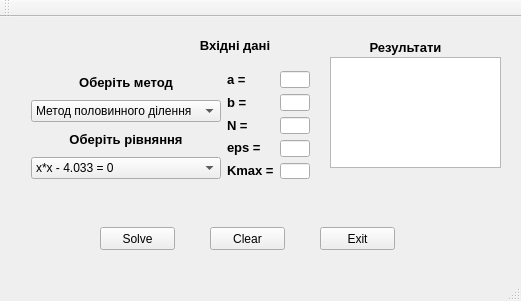
<?xml version="1.0" encoding="UTF-8"?>
<ui version="4.0">
 <class>MainWindow</class>
 <widget class="QMainWindow" name="MainWindow">
  <property name="geometry">
   <rect>
    <x>0</x>
    <y>0</y>
    <width>521</width>
    <height>301</height>
   </rect>
  </property>
  <property name="windowTitle">
   <string>MainWindow</string>
  </property>
  <widget class="QWidget" name="centralWidget">
   <widget class="QLabel" name="label_7">
    <property name="geometry">
     <rect>
      <x>200</x>
      <y>20</y>
      <width>70</width>
      <height>16</height>
     </rect>
    </property>
    <property name="font">
     <font>
      <pointsize>10</pointsize>
      <weight>75</weight>
      <bold>true</bold>
     </font>
    </property>
    <property name="layoutDirection">
     <enum>Qt::LeftToRight</enum>
    </property>
    <property name="text">
     <string>Вхідні дані</string>
    </property>
    <property name="alignment">
     <set>Qt::AlignCenter</set>
    </property>
   </widget>
   <widget class="QPushButton" name="pushButton_Clear">
    <property name="geometry">
     <rect>
      <x>210</x>
      <y>210</y>
      <width>75</width>
      <height>23</height>
     </rect>
    </property>
    <property name="text">
     <string>Clear</string>
    </property>
   </widget>
   <widget class="QPushButton" name="pushButton_Exit">
    <property name="geometry">
     <rect>
      <x>320</x>
      <y>210</y>
      <width>75</width>
      <height>23</height>
     </rect>
    </property>
    <property name="text">
     <string>Exit</string>
    </property>
   </widget>
   <widget class="QPushButton" name="pushButton_Solve">
    <property name="geometry">
     <rect>
      <x>100</x>
      <y>210</y>
      <width>75</width>
      <height>23</height>
     </rect>
    </property>
    <property name="text">
     <string>Solve</string>
    </property>
   </widget>
   <widget class="QLabel" name="label_result">
    <property name="geometry">
     <rect>
      <x>360</x>
      <y>20</y>
      <width>91</width>
      <height>20</height>
     </rect>
    </property>
    <property name="font">
     <font>
      <pointsize>10</pointsize>
      <weight>75</weight>
      <bold>true</bold>
     </font>
    </property>
    <property name="layoutDirection">
     <enum>Qt::LeftToRight</enum>
    </property>
    <property name="text">
     <string>Результати</string>
    </property>
    <property name="alignment">
     <set>Qt::AlignCenter</set>
    </property>
   </widget>
   <widget class="QTextBrowser" name="textBrowser_result">
    <property name="geometry">
     <rect>
      <x>330</x>
      <y>40</y>
      <width>171</width>
      <height>111</height>
     </rect>
    </property>
    <property name="html">
     <string>&lt;!DOCTYPE HTML PUBLIC &quot;-//W3C//DTD HTML 4.0//EN&quot; &quot;http://www.w3.org/TR/REC-html40/strict.dtd&quot;&gt;
&lt;html&gt;&lt;head&gt;&lt;meta name=&quot;qrichtext&quot; content=&quot;1&quot; /&gt;&lt;style type=&quot;text/css&quot;&gt;
p, li { white-space: pre-wrap; }
&lt;/style&gt;&lt;/head&gt;&lt;body style=&quot; font-family:'MS Shell Dlg 2'; font-size:8.25pt; font-weight:400; font-style:normal;&quot;&gt;
&lt;p style=&quot;-qt-paragraph-type:empty; margin-top:0px; margin-bottom:0px; margin-left:0px; margin-right:0px; -qt-block-indent:0; text-indent:0px;&quot;&gt;&lt;br /&gt;&lt;/p&gt;&lt;/body&gt;&lt;/html&gt;</string>
    </property>
   </widget>
   <widget class="QWidget" name="">
    <property name="geometry">
     <rect>
      <x>20</x>
      <y>43</y>
      <width>301</width>
      <height>130</height>
     </rect>
    </property>
    <layout class="QHBoxLayout" name="horizontalLayout_2">
     <item>
      <layout class="QVBoxLayout" name="verticalLayout_9">
       <item>
        <layout class="QVBoxLayout" name="verticalLayout_7">
         <item>
          <widget class="QLabel" name="label_method">
           <property name="font">
            <font>
             <pointsize>10</pointsize>
             <weight>75</weight>
             <bold>true</bold>
            </font>
           </property>
           <property name="text">
            <string>Оберіть метод</string>
           </property>
           <property name="alignment">
            <set>Qt::AlignCenter</set>
           </property>
          </widget>
         </item>
         <item>
          <widget class="QComboBox" name="comboBox_method">
           <item>
            <property name="text">
             <string>Метод половинного ділення</string>
            </property>
           </item>
           <item>
            <property name="text">
             <string>Метод Ньютона</string>
            </property>
           </item>
          </widget>
         </item>
        </layout>
       </item>
       <item>
        <layout class="QVBoxLayout" name="verticalLayout_8">
         <item>
          <widget class="QLabel" name="label_equation">
           <property name="font">
            <font>
             <pointsize>10</pointsize>
             <weight>75</weight>
             <bold>true</bold>
            </font>
           </property>
           <property name="text">
            <string>Оберіть рівняння</string>
           </property>
           <property name="alignment">
            <set>Qt::AlignCenter</set>
           </property>
          </widget>
         </item>
         <item>
          <widget class="QComboBox" name="comboBox_equation">
           <item>
            <property name="text">
             <string>x*x - 4.033 = 0</string>
            </property>
           </item>
           <item>
            <property name="text">
             <string>3*x - 4*log(x) - 5 = 0</string>
            </property>
           </item>
          </widget>
         </item>
        </layout>
       </item>
      </layout>
     </item>
     <item>
      <layout class="QHBoxLayout" name="horizontalLayout">
       <item>
        <layout class="QVBoxLayout" name="verticalLayout">
         <item>
          <widget class="QLabel" name="label_a">
           <property name="font">
            <font>
             <pointsize>10</pointsize>
             <weight>75</weight>
             <bold>true</bold>
            </font>
           </property>
           <property name="toolTip">
            <string>&lt;html&gt;&lt;head/&gt;&lt;body&gt;&lt;p&gt;&lt;span style=&quot; font-weight:400;&quot;&gt;Початок проміжку пошуку&lt;/span&gt;&lt;/p&gt;&lt;/body&gt;&lt;/html&gt;</string>
           </property>
           <property name="text">
            <string>a =</string>
           </property>
          </widget>
         </item>
         <item>
          <widget class="QLabel" name="label_b">
           <property name="font">
            <font>
             <pointsize>10</pointsize>
             <weight>75</weight>
             <bold>true</bold>
            </font>
           </property>
           <property name="toolTip">
            <string>&lt;html&gt;&lt;head/&gt;&lt;body&gt;&lt;p&gt;&lt;span style=&quot; font-weight:400;&quot;&gt;Кінець проміжку пошуку&lt;/span&gt;&lt;/p&gt;&lt;/body&gt;&lt;/html&gt;</string>
           </property>
           <property name="text">
            <string>b =</string>
           </property>
          </widget>
         </item>
         <item>
          <widget class="QLabel" name="label_N">
           <property name="font">
            <font>
             <pointsize>10</pointsize>
             <weight>75</weight>
             <bold>true</bold>
            </font>
           </property>
           <property name="toolTip">
            <string>&lt;html&gt;&lt;head/&gt;&lt;body&gt;&lt;p&gt;&lt;span style=&quot; font-weight:400;&quot;&gt;Кількість поділів для знаходження проміжків з коренем&lt;/span&gt;&lt;/p&gt;&lt;/body&gt;&lt;/html&gt;</string>
           </property>
           <property name="text">
            <string>N =</string>
           </property>
          </widget>
         </item>
         <item>
          <widget class="QLabel" name="label_eps">
           <property name="font">
            <font>
             <pointsize>10</pointsize>
             <weight>75</weight>
             <bold>true</bold>
            </font>
           </property>
           <property name="toolTip">
            <string>&lt;html&gt;&lt;head/&gt;&lt;body&gt;&lt;p&gt;&lt;span style=&quot; font-weight:400;&quot;&gt;Точність знаходження коренів&lt;br/&gt;&lt;/span&gt;&lt;span style=&quot; font-weight:96;&quot;&gt;Eps в межах [1e-1, 1e-16] &lt;br/&gt;(Чим менше eps, тим точніший корінь, проте із зменшенням зростає процесозатратність)&lt;/span&gt;&lt;/p&gt;&lt;p&gt;&lt;br/&gt;&lt;/p&gt;&lt;/body&gt;&lt;/html&gt;</string>
           </property>
           <property name="text">
            <string>eps =  </string>
           </property>
          </widget>
         </item>
         <item>
          <widget class="QLabel" name="label_Kmax">
           <property name="font">
            <font>
             <pointsize>10</pointsize>
             <weight>75</weight>
             <bold>true</bold>
            </font>
           </property>
           <property name="toolTip">
            <string>&lt;html&gt;&lt;head/&gt;&lt;body&gt;&lt;p&gt;&lt;span style=&quot; font-weight:400;&quot;&gt;Kmax - кількість ітерацій у методі Ньютона&lt;/span&gt;&lt;/p&gt;&lt;p&gt;&lt;span style=&quot; font-weight:400;&quot;&gt;Kmax &amp;lt;= 1000&lt;/span&gt;&lt;/p&gt;&lt;/body&gt;&lt;/html&gt;</string>
           </property>
           <property name="text">
            <string>Kmax =</string>
           </property>
          </widget>
         </item>
        </layout>
       </item>
       <item>
        <layout class="QVBoxLayout" name="verticalLayout_input">
         <item>
          <widget class="QLineEdit" name="line_a"/>
         </item>
         <item>
          <widget class="QLineEdit" name="line_b"/>
         </item>
         <item>
          <widget class="QLineEdit" name="line_N"/>
         </item>
         <item>
          <widget class="QLineEdit" name="line_eps"/>
         </item>
         <item>
          <widget class="QLineEdit" name="line_Kmax"/>
         </item>
        </layout>
       </item>
      </layout>
     </item>
    </layout>
   </widget>
  </widget>
  <widget class="QMenuBar" name="menuBar">
   <property name="geometry">
    <rect>
     <x>0</x>
     <y>0</y>
     <width>521</width>
     <height>21</height>
    </rect>
   </property>
  </widget>
  <widget class="QToolBar" name="mainToolBar">
   <attribute name="toolBarArea">
    <enum>TopToolBarArea</enum>
   </attribute>
   <attribute name="toolBarBreak">
    <bool>false</bool>
   </attribute>
  </widget>
  <widget class="QStatusBar" name="statusBar"/>
 </widget>
 <layoutdefault spacing="6" margin="11"/>
 <resources/>
 <connections/>
</ui>
